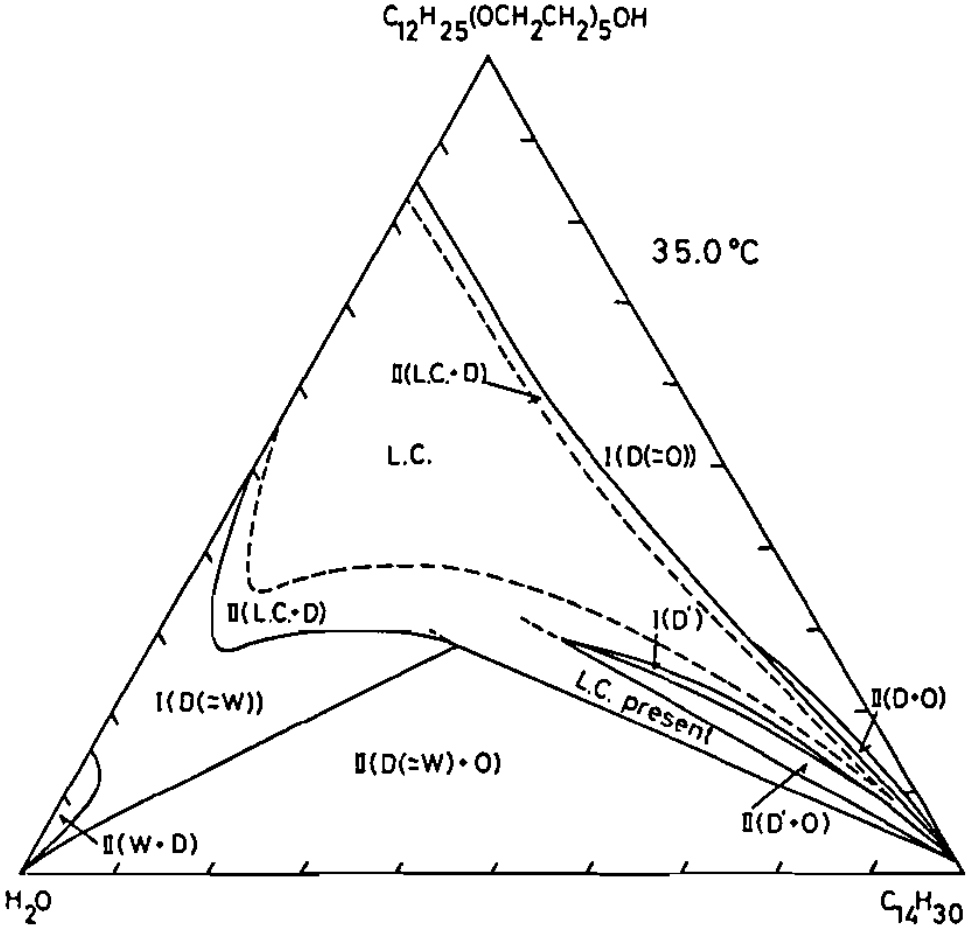
#> input picture Kirill/OpenCV/Old/35Original.png, 972 x 928 px
$ python MayWay.py
#> lines starting #> are read from the running program, lines starting #| are printed output that depends on the picture
import cv2 as cv
from PIL import Image
import numpy as np

path = '35Original.png'
#path = 'inverted_combined_mask.png'
opened = Image.open(path)
#> opened is the input picture: PIL image 972x928 RGBA; mean R, G, B, A 243.3, 243.3, 243.3, 255

src = cv.imread(cv.samples.findFile(path), cv.IMREAD_GRAYSCALE)
#> src: shape (928, 972); min 0, max 255, mean 243.3

dst = cv.Canny(src, 50, 200, None, 3)
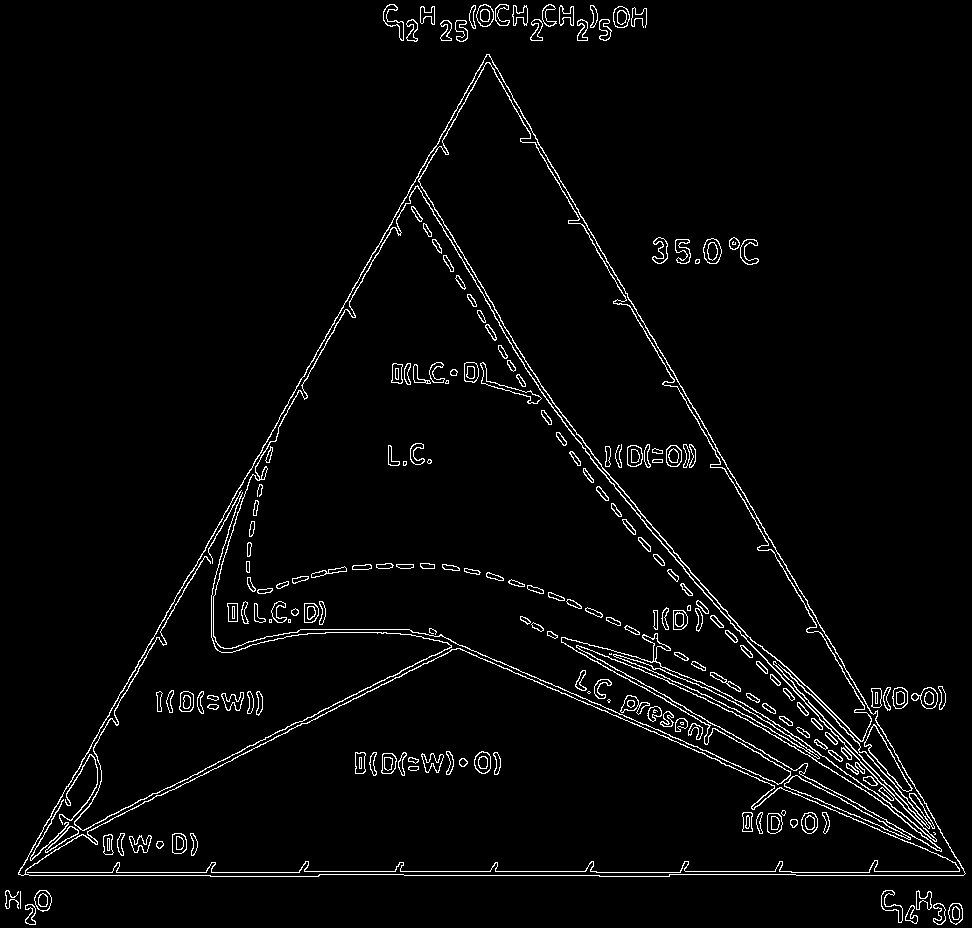
#> dst: shape (928, 972); 3.1% white in thin lines or dots
cv.imwrite('canny.png', dst)
canny = Image.open('canny.png')

linesP = cv.HoughLinesP(dst, 1, np.pi / 180, 50, None, 50, 10)
#> linesP = 178 rows, first 6: [796, 875, 963, 875], [18, 872, 299, 872], [299, 871, 596, 871], [19, 870, 288, 403], [485, 56, 659, 357], [553, 167, 693, 408]

cdstP = np.zeros(src.shape,dtype=np.uint8)
cdstP.fill(255)
#> cdstP: shape (928, 972); every value is 255
cdstP = cv.cvtColor(cdstP, cv.COLOR_GRAY2BGR)
#> cdstP: shape (928, 972, 3); every value is 255

if linesP is not None:
  for i in range(0, len(linesP)):
    l = linesP[i][0]
    cv.line(cdstP, (l[0], l[1]), (l[2], l[3]), (0,0,255), 3, cv.LINE_AA)
#> this loop made 178 passes
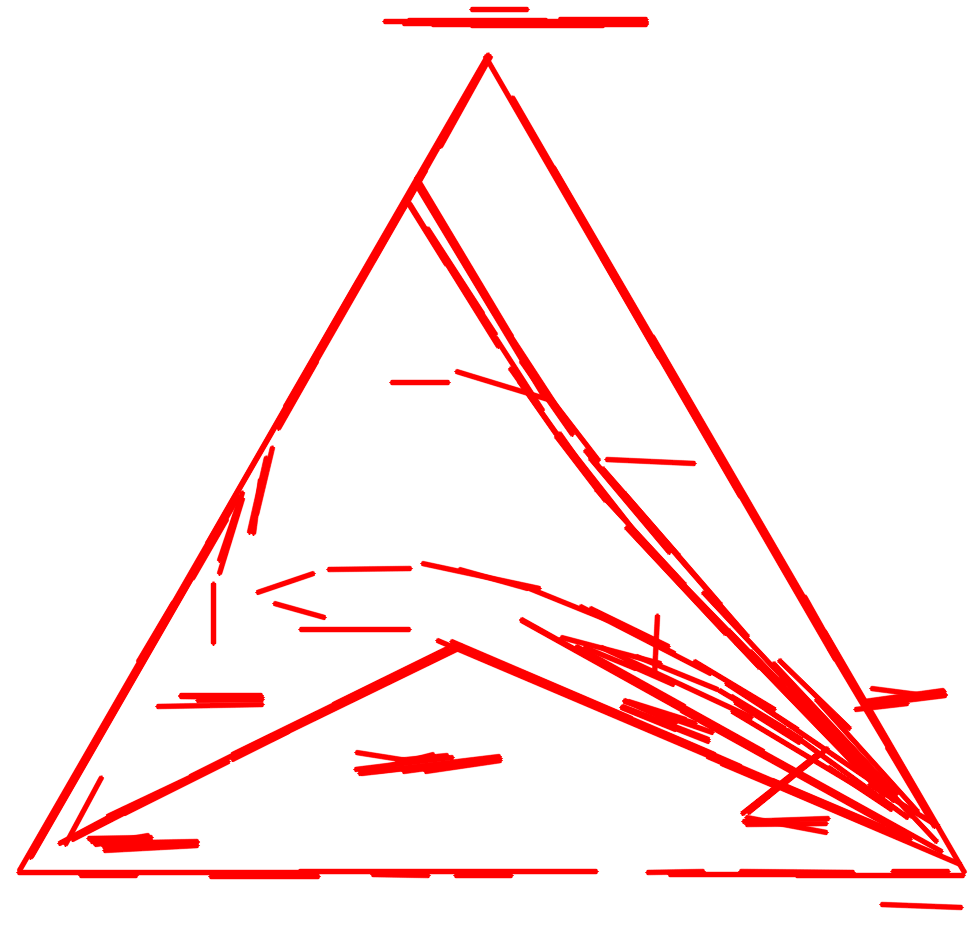
#> cdstP: shape (928, 972, 3); mean B, G, R 233.6, 233.6, 255

cv.imwrite('lines.png', cdstP)
lines = Image.open('lines.png')

w_scaled = 400
h_scaled = int(opened.size[1] * w_scaled /opened.size[0])
#> h_scaled = 381
new_image = Image.new('RGB',(3*w_scaled, h_scaled), (250,250,250))
#> new_image: PIL image 1200x381 RGB; every value is 250

new_image.paste(opened.resize((w_scaled, h_scaled)),(0,0))
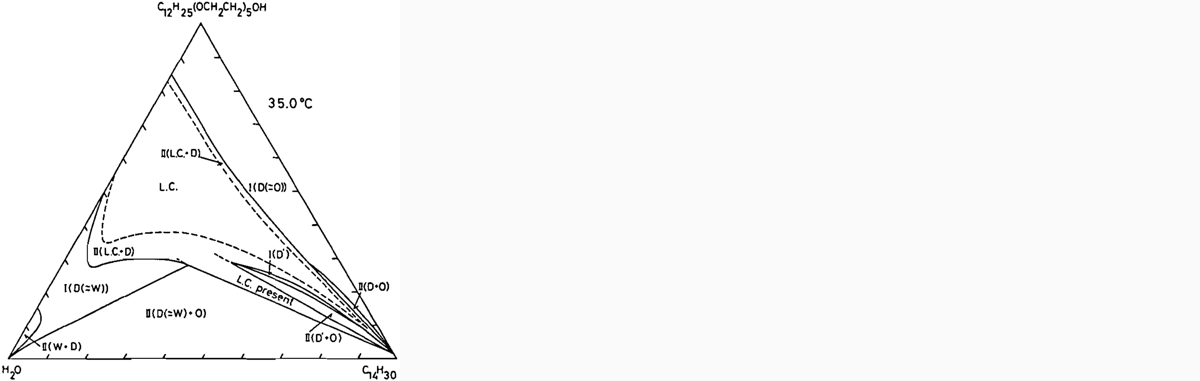
#> new_image: PIL image 1200x381 RGB; min 0, max 255, mean 247.7
new_image.paste(canny.resize((w_scaled, h_scaled)),(w_scaled,0))
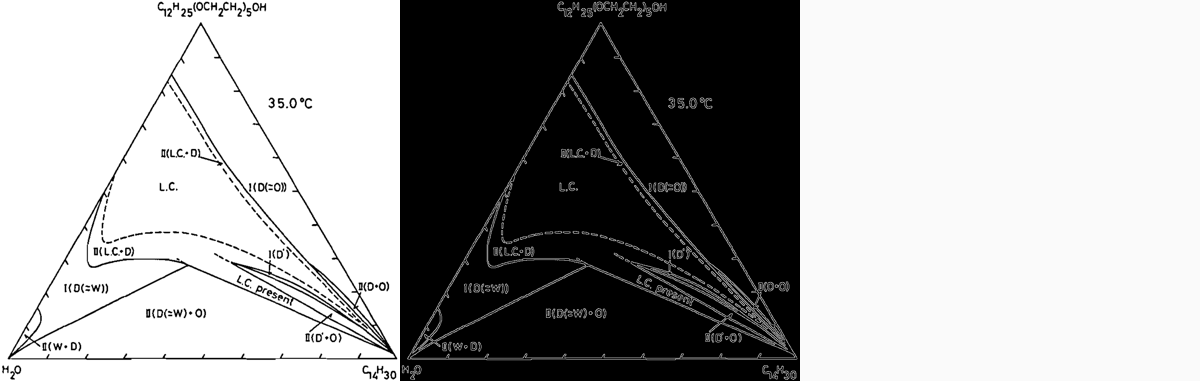
#> new_image: PIL image 1200x381 RGB; min 0, max 255, mean 167.1
new_image.paste(lines.resize((w_scaled, h_scaled)),(2*w_scaled,0))
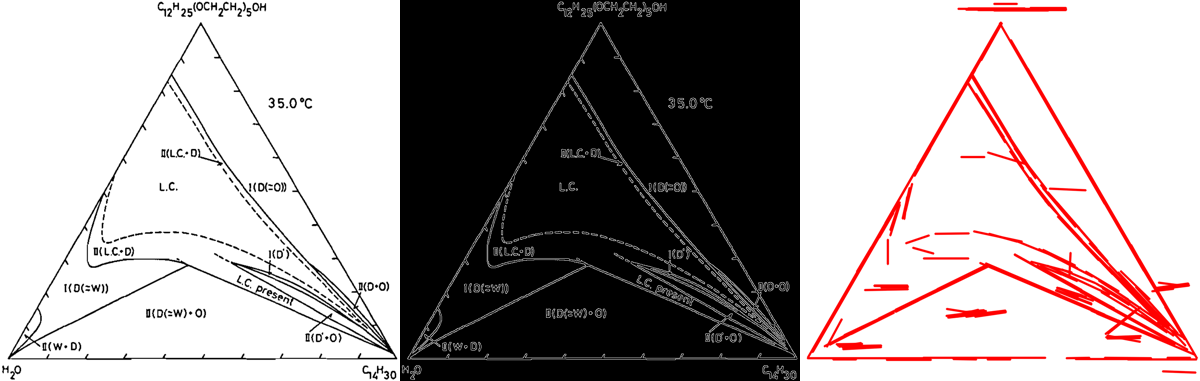
#> new_image: PIL image 1200x381 RGB; mean R, G, B 168.8, 161.7, 161.7

new_image

$ run again, with Kirill/OpenCV/Old/44Original.png copied over Kirill/OpenCV/Old/35Original.png
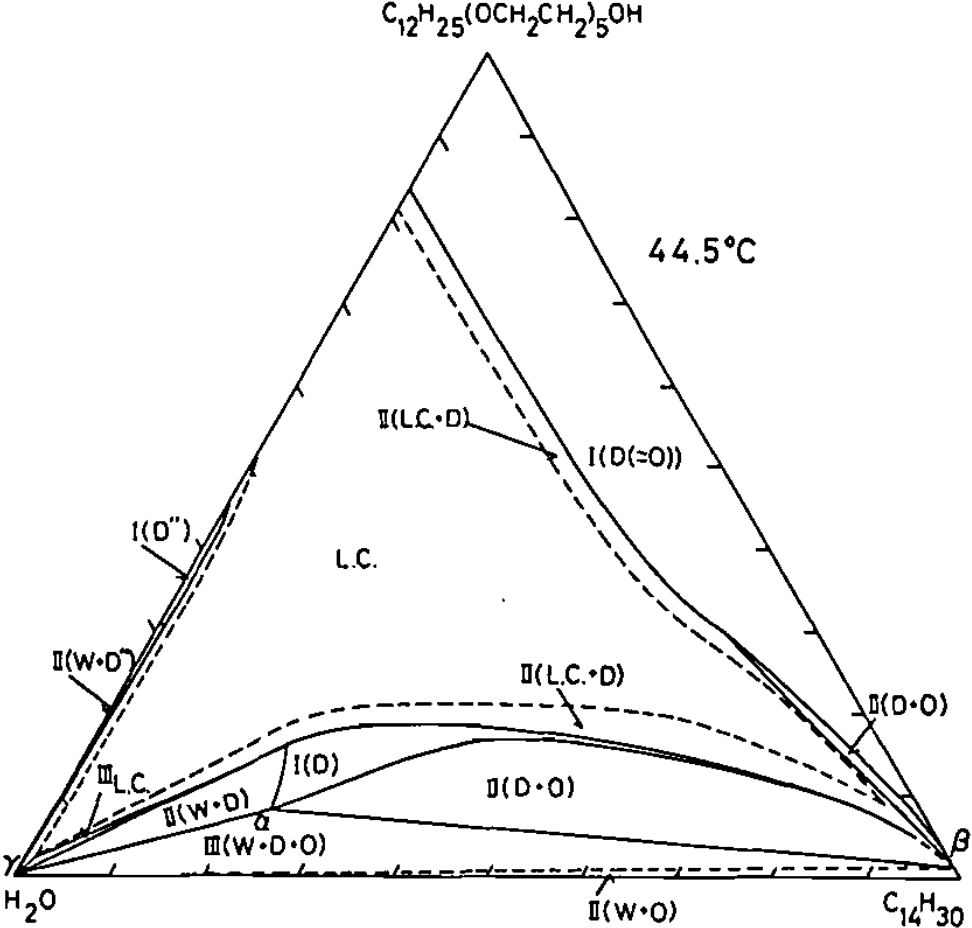
#> input picture Kirill/OpenCV/Old/44Original.png, 972 x 928 px
#> opened is the input picture: PIL image 972x928 RGBA; mean R, G, B, A 242.3, 242.3, 242.3, 255
#> `dst = cv.Canny(src, 50, 200, None, 3)`:
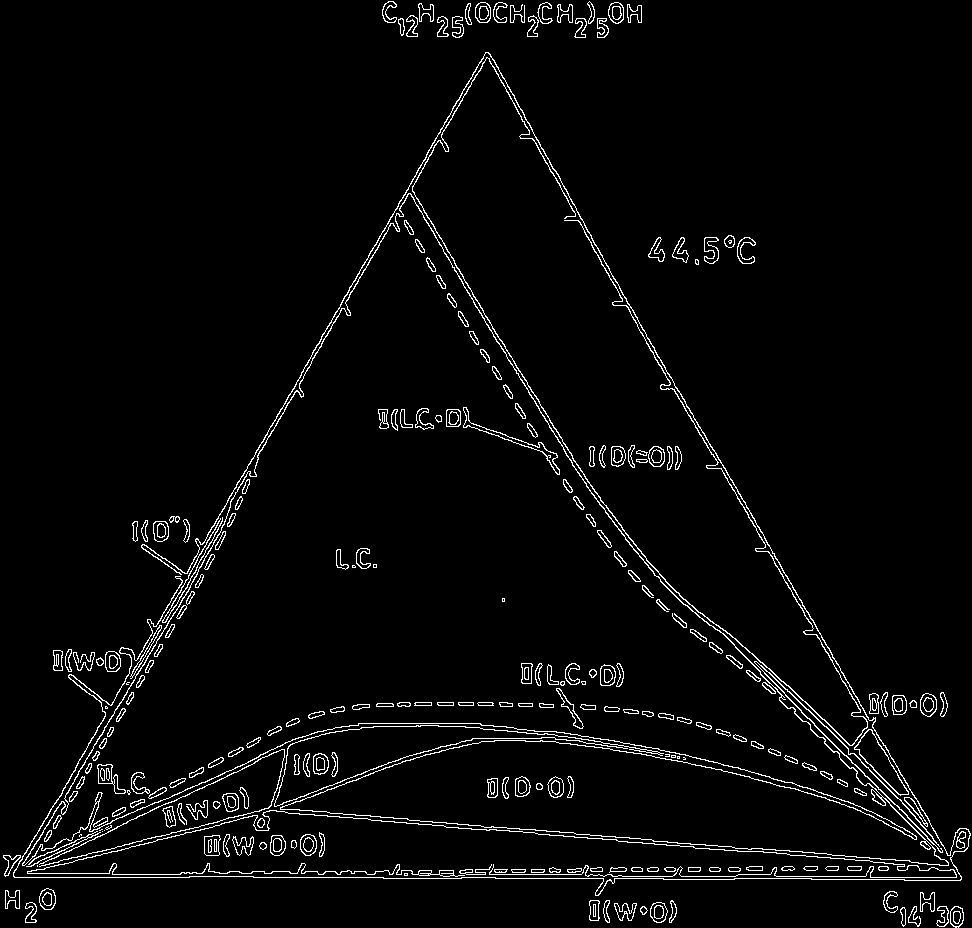
#> dst: shape (928, 972); 3.3% white in thin lines or dots
#> linesP = 215 rows, first 6: [301, 372, 486, 52], [700, 427, 961, 879], [257, 456, 489, 53], [136, 660, 196, 556], [471, 828, 744, 851], [690, 416, 927, 826]
#> the loop `for i in range(0, len(linesP)):` made 215 passes
#> `new_image.paste(lines.resize((w_scaled, h_scaled)),(2*w_scaled,0))`:
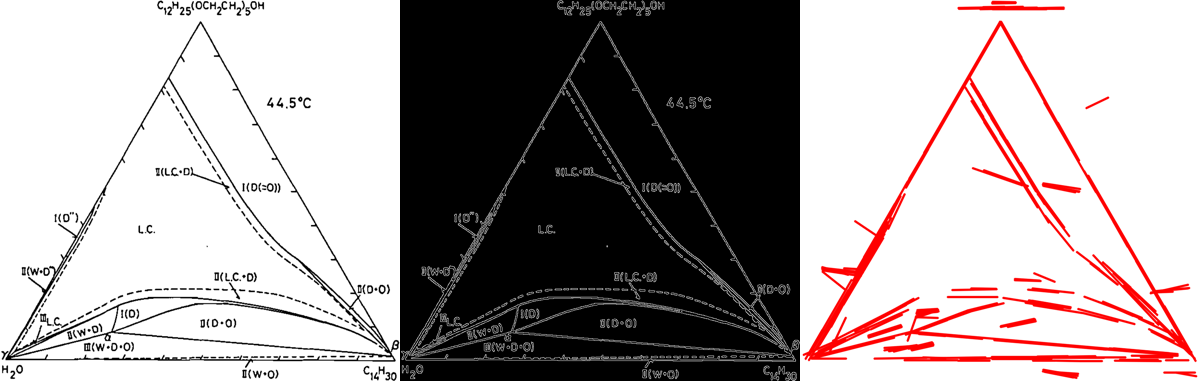
#> new_image: PIL image 1200x381 RGB; mean R, G, B 168.6, 160.9, 160.9
